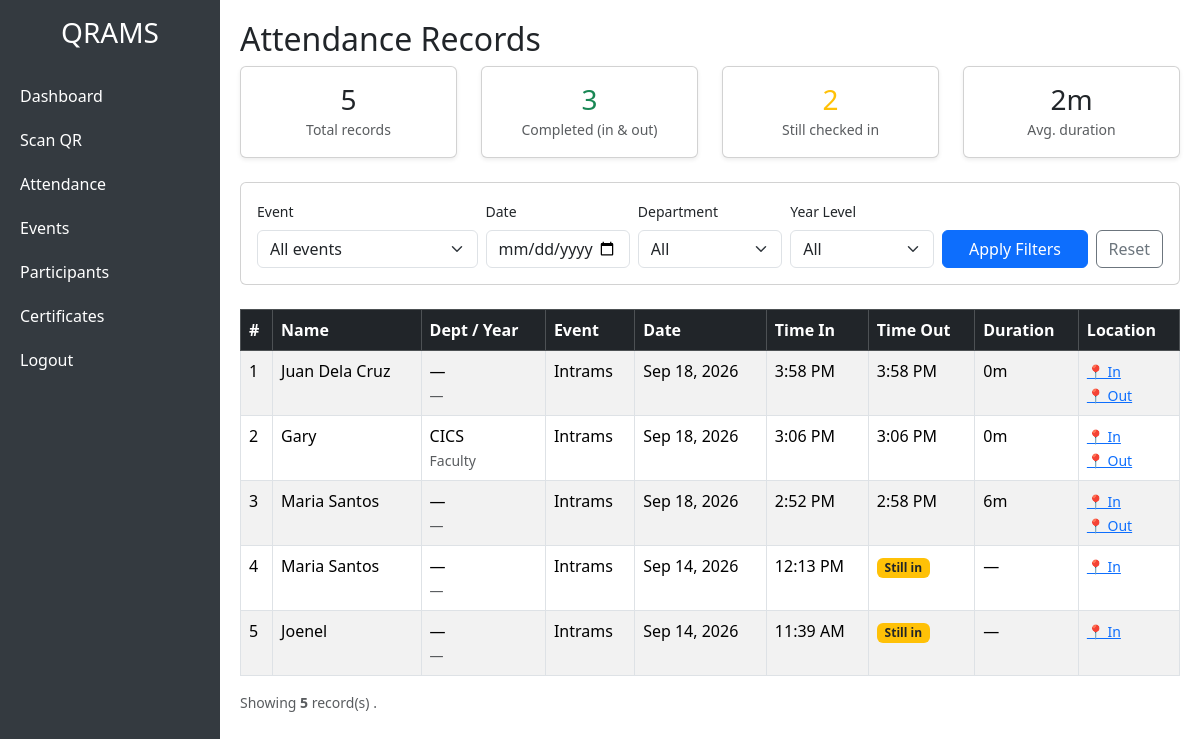
The app's page /admin/attendance.php (signed in) with its own data.
### tables this page shows
CREATE TABLE `attendance` (
  `id` int(11) NOT NULL,
  `user_id` int(11) NOT NULL,
  `event_id` int(11) NOT NULL,
  `attendance_date` date NOT NULL,
  `latitude` decimal(10,8) DEFAULT NULL,
  `longitude` decimal(11,8) DEFAULT NULL,
  `accuracy` float DEFAULT NULL,
  `time_in` datetime NOT NULL,
  `time_out` datetime DEFAULT NULL,
  `out_latitude` decimal(10,8) DEFAULT NULL,
  `out_longitude` decimal(11,8) DEFAULT NULL,
  `out_accuracy` float DEFAULT NULL
);

CREATE TABLE `users` (
  `id` int(11) NOT NULL,
  `name` varchar(100) NOT NULL,
  `role` varchar(50) NOT NULL,
  `department` varchar(100) DEFAULT NULL,
  `year_level` varchar(50) DEFAULT NULL,
  `email` varchar(100) DEFAULT NULL
);

CREATE TABLE `events` (
  `id` int(11) NOT NULL,
  `event_name` varchar(100) NOT NULL,
  `start_date` date NOT NULL,
  `end_date` date NOT NULL,
  `allowed_departments` text DEFAULT NULL,
  `allowed_year_levels` text DEFAULT NULL,
  `venue_lat` decimal(10,8) DEFAULT NULL,
  `venue_lng` decimal(11,8) DEFAULT NULL,
  `radius_meters` int(11) DEFAULT 100,
  `signatory_name` varchar(100) DEFAULT NULL,
  `signatory_signature` varchar(255) DEFAULT NULL
);

### admin/attendance.php (the view, shortened to what this page needs)
<?php include 'header.php'; ?>
<h2>Attendance Records</h2>
<?php
$filterDate   = $_GET['date'] ?? '';
$sql = "
    SELECT a.id, a.attendance_date, a.time_in, a.time_out,
           a.latitude, a.longitude, a.accuracy,
           a.out_latitude, a.out_longitude, a.out_accuracy,
           u.name, u.department, u.year_level, u.email,
           e.event_name, e.start_date, e.end_date
    FROM attendance a
    JOIN users  u ON u.id = a.user_id
    JOIN events e ON e.id = a.event_id
    WHERE 1=1
";
$params = [];
$sql .= " ORDER BY a.attendance_date DESC, a.time_in DESC";
$stmt = $conn->prepare($sql);
$stmt->execute($params);
$records = $stmt->fetchAll(PDO::FETCH_ASSOC);
$totalRecords    = count($records);
$totalCompleted  = 0;
$totalStillIn    = 0;
$totalDurationSecs = 0;
foreach ($records as $r) {
    if (!empty($r['time_out'])) {
        $totalCompleted++;
        $totalDurationSecs += (strtotime($r['time_out']) - strtotime($r['time_in']));
    } else {
        $totalStillIn++;
    }
}
$avgDuration = $totalCompleted > 0
    ? round($totalDurationSecs / $totalCompleted / 60)
    : 0;
?>
<div class="row mb-4">
    <div class="col-md-3">
        <div class="card text-center shadow-sm">
            <div class="card-body">
                <h3 class="mb-0"><?= $totalRecords ?></h3>
                <small class="text-muted">Total records</small>
            </div>
        </div>
    </div>
    <div class="col-md-3">
        <div class="card text-center shadow-sm">
            <div class="card-body">
                <h3 class="mb-0 text-success"><?= $totalCompleted ?></h3>
                <small class="text-muted">Completed (in & out)</small>
            </div>
        </div>
    </div>
    <div class="col-md-3">
        <div class="card text-center shadow-sm">
            <div class="card-body">
                <h3 class="mb-0 text-warning"><?= $totalStillIn ?></h3>
                <small class="text-muted">Still checked in</small>
            </div>
        </div>
    </div>
    <div class="col-md-3">
        <div class="card text-center shadow-sm">
            <div class="card-body">
                <h3 class="mb-0"><?= $avgDuration ?>m</h3>
                <small class="text-muted">Avg. duration</small>
            </div>
        </div>
    </div>
</div>
<div class="card mb-4">
  <div class="card-body">
    <form method="GET" class="row g-2">
      <div class="col-md-3">
        <label class="form-label small">Event</label>
        <select name="event_id" class="form-select">
          <option value="">All events</option>
        </select>
      </div>
      <div class="col-md-2">
        <label class="form-label small">Date</label>
        <input type="date" name="date" class="form-control" value="<?= htmlspecialchars($filterDate) ?>">
      </div>
      <div class="col-md-2">
        <label class="form-label small">Department</label>
        <select name="department" class="form-select">
          <option value="">All</option>
        </select>
      </div>
      <div class="col-md-2">
        <label class="form-label small">Year Level</label>
        <select name="year_level" class="form-select">
          <option value="">All</option>
        </select>
      </div>
      <div class="col-md-3 d-flex align-items-end gap-2">
        <button class="btn btn-primary flex-fill">Apply Filters</button>
        <a href="attendance.php" class="btn btn-outline-secondary">Reset</a>
      </div>
    </form>
  </div>
</div>
<div class="table-responsive">
<table class="table table-bordered table-striped table-hover">
    <thead class="table-dark">
        <tr>
            <th>#</th>
            <th>Name</th>
            <th>Dept / Year</th>
            <th>Event</th>
            <th>Date</th>
            <th>Time In</th>
            <th>Time Out</th>
            <th>Duration</th>
            <th>Location</th>
        </tr>
    </thead>
    <tbody>
        <?php if (empty($records)): ?>
            <tr><td colspan="9" class="text-center text-muted">No attendance records match your filters.</td></tr>
        <?php else: ?>
            <?php foreach ($records as $i => $r):
                $duration = '';
                if (!empty($r['time_out'])) {
                    $mins = round((strtotime($r['time_out']) - strtotime($r['time_in'])) / 60);
                    $h = floor($mins / 60);
                    $m = $mins % 60;
                    $duration = $h > 0 ? "{$h}h {$m}m" : "{$m}m";
                }
            ?>
                <tr>
                    <td><?= $i + 1 ?></td>
                    <td><?= htmlspecialchars($r['name']) ?></td>
                    <td>
                        <?= htmlspecialchars($r['department'] ?? '—') ?>
                        <br><small class="text-muted"><?= htmlspecialchars($r['year_level'] ?? '—') ?></small>
                    </td>
                    <td><?= htmlspecialchars($r['event_name']) ?></td>
                    <td><?= date('M j, Y', strtotime($r['attendance_date'])) ?></td>
                    <td><?= date('g:i A', strtotime($r['time_in'])) ?></td>
                    <td>
                        <?php if ($r['time_out']): ?>
                            <?= date('g:i A', strtotime($r['time_out'])) ?>
                        <?php else: ?>
                            <span class="badge bg-warning text-dark">Still in</span>
                        <?php endif; ?>
                    </td>
                    <td><?= $duration ?: '—' ?></td>
                    <td>
                        <?php if (!empty($r['latitude']) && !empty($r['longitude'])): ?>
                            <a href="https://www.google.com/maps?q=<?= $r['latitude'] ?>,<?= $r['longitude'] ?>"
                               target="_blank" class="small" title="Check-in location">
                                📍 In
                            </a>
                        <?php endif; ?>
                        <?php if (!empty($r['out_latitude']) && !empty($r['out_longitude'])): ?>
                            <br>
                            <a href="https://www.google.com/maps?q=<?= $r['out_latitude'] ?>,<?= $r['out_longitude'] ?>"
                               target="_blank" class="small" title="Check-out location">
                                📍 Out
                            </a>
                        <?php endif; ?>
                    </td>
                </tr>
            <?php endforeach; ?>
        <?php endif; ?>
    </tbody>
</table>
</div>
<?php if (!empty($records)): ?>
    <p class="text-muted small">
        Showing <strong><?= count($records) ?></strong> record(s)
        <?= $filterDate ? 'for ' . date('F j, Y', strtotime($filterDate)) : '' ?>.
    </p>
<?php endif; ?>
<?php include 'footer.php'; ?>

### admin/header.php (style rules this page uses)
body { min-height: 100vh; display: flex; }

### records on screen
attendance: user.name "Juan Dela Cruz", user.department "—", user.year_level "—", event.event_name "Intrams", attendance_date "Sep 18, 2026", time_in "3:58 PM", time_out "3:58 PM", time_out+time_in "0m"
attendance: user.name "Gary", user.department "CICS", user.year_level "Faculty", event.event_name "Intrams", attendance_date "Sep 18, 2026", time_in "3:06 PM", time_out "3:06 PM", time_out+time_in "0m"
attendance: user.name "Maria Santos", user.department "—", user.year_level "—", event.event_name "Intrams", attendance_date "Sep 18, 2026", time_in "2:52 PM", time_out "2:58 PM", time_out+time_in "6m"
attendance: user.name "Maria Santos", user.department "—", user.year_level "—", event.event_name "Intrams", attendance_date "Sep 14, 2026", time_in "12:13 PM", shows "Still in", duration "—"
attendance: user.name "Joenel", user.department "—", user.year_level "—", event.event_name "Intrams", attendance_date "Sep 14, 2026", time_in "11:39 AM", shows "Still in", duration "—"

### other values on screen
$totalRecords "5"
$totalCompleted "3"
$totalStillIn "2"
$avgDuration "2"
count($records) "5"
